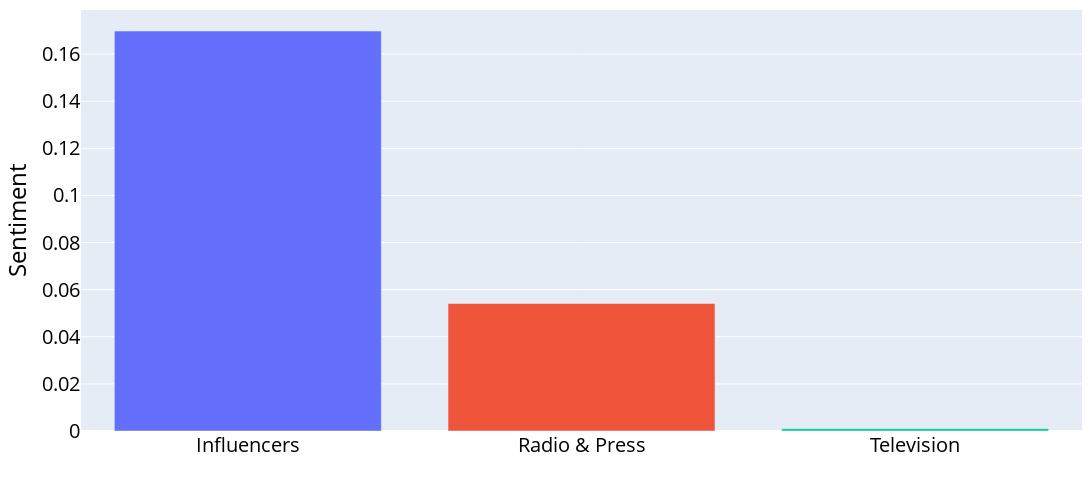

Notebook code cell kept with this figure:
### Code cell
fig = px.bar(df_covid.groupby(["Categoria"]).mean().abs(), x=df_covid.groupby(["Categoria"]).mean().index, y='Sent_post', color=df_covid.groupby(["Categoria"]).mean().index, width=1200, height=500)
fig.update_layout(yaxis_title = 'Sentiment', xaxis_title = '' ,
    font = dict(
        size = 20,
        color = '#000000'
    ),
    # autosize = True,
    margin = dict(
        l = 10,
        b = 10,
        r = 10,
        t = 10
    ), 
    showlegend = False
)
fig.show()
#fig.write_image('user-impact.pdf', engine='kaleido')
#fig.write_image('user-impact.png', engine='kaleido')
# fig.write_image('user-impact.html', engine='kaleido')
fig.write_image('Sentiment_Covid_Category.pdf', engine='kaleido')

### Figure 1 — Plotly figure (JSON) as saved in the notebook; plotly's stock layout.template omitted (floating-point values rounded to 4 significant figures)
{"data": [{"alignmentgroup": "True", "hovertemplate": "color=Influencers<br>x=%{x}<br>Sent_post=%{y}<extra></extra>", "legendgroup": "Influencers", "marker": {"color": "#636efa", "pattern": {"shape": ""}}, "name": "Influencers", "offsetgroup": "Influencers", "orientation": "v", "showlegend": true, "textposition": "auto", "type": "bar", "x": ["Influencers"], "xaxis": "x", "y": [0.1698], "yaxis": "y"}, {"alignmentgroup": "True", "hovertemplate": "color=Radio & Press<br>x=%{x}<br>Sent_post=%{y}<extra></extra>", "legendgroup": "Radio & Press", "marker": {"color": "#EF553B", "pattern": {"shape": ""}}, "name": "Radio & Press", "offsetgroup": "Radio & Press", "orientation": "v", "showlegend": true, "textposition": "auto", "type": "bar", "x": ["Radio & Press"], "xaxis": "x", "y": [0.05411], "yaxis": "y"}, {"alignmentgroup": "True", "hovertemplate": "color=Television<br>x=%{x}<br>Sent_post=%{y}<extra></extra>", "legendgroup": "Television", "marker": {"color": "#00cc96", "pattern": {"shape": ""}}, "name": "Television", "offsetgroup": "Television", "orientation": "v", "showlegend": true, "textposition": "auto", "type": "bar", "x": ["Television"], "xaxis": "x", "y": [0.001], "yaxis": "y"}], "layout": {"barmode": "relative", "font": {"color": "#000000", "size": 20}, "height": 500, "legend": {"title": {"text": "color"}, "tracegroupgap": 0}, "margin": {"b": 10, "l": 10, "r": 10, "t": 10}, "showlegend": false, "width": 1200, "xaxis": {"anchor": "y", "domain": [0, 1], "title": {"text": ""}}, "yaxis": {"anchor": "x", "domain": [0, 1], "title": {"text": "Sentiment"}}}}
